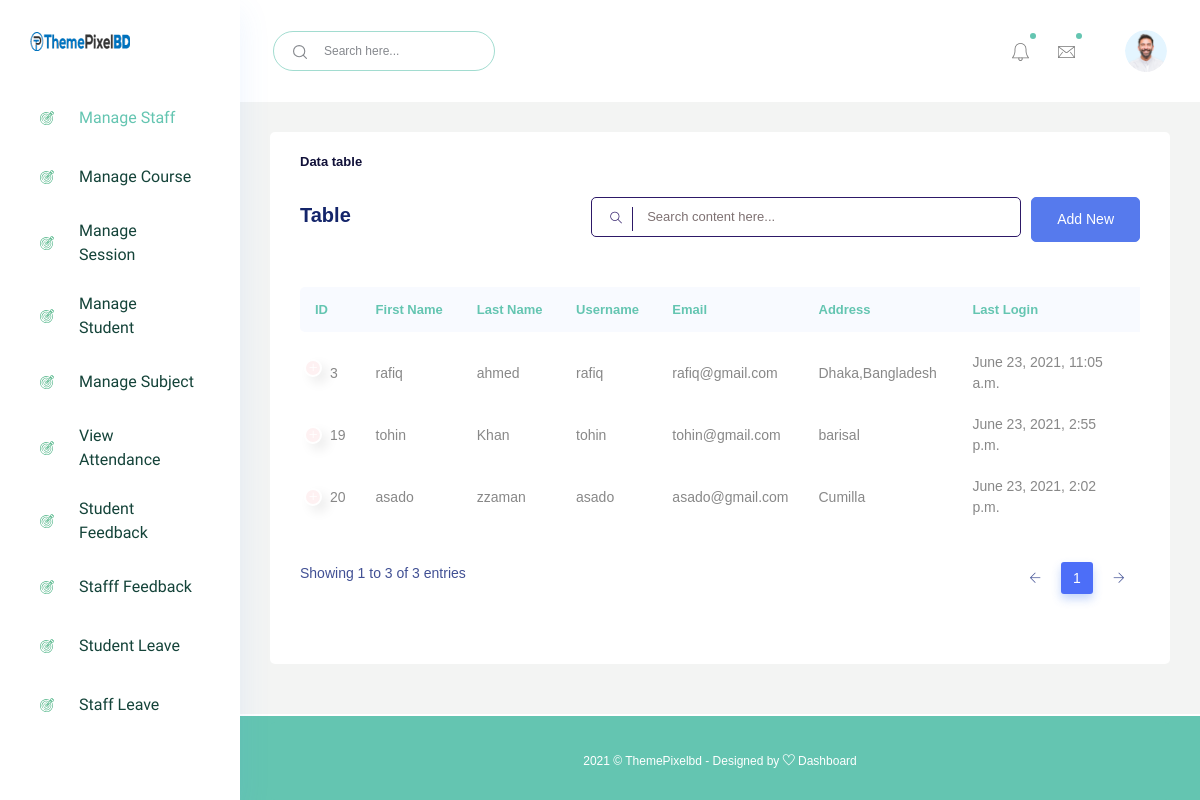
The app's page /manage_staff/ (signed in) with its own data.
### accounts/models.py (models this page shows)
class Staffs(models.Model):
    id = models.AutoField(primary_key=True)
    admin = models.OneToOneField(CustomUser, on_delete = models.CASCADE)
    address = models.TextField()
    created_at = models.DateTimeField(auto_now_add=True)
    updated_at = models.DateTimeField(auto_now=True)
    objects = models.Manager()

class CustomUser(AbstractUser):
    user_type_data = ((1, "HOD"), (2, "Staff"), (3, "Student"))
    user_type = models.CharField(default=1, choices=user_type_data, max_length=10)

### accounts/HodViews.py (the view)
# urls.py: path('manage_staff/', HodViews.manage_staff, name="manage_staff"),
def manage_staff(request):
    staffs = Staffs.objects.all()
    context = {
        "staffs": staffs
    }
    return render(request, "hod_template/manage_staff_template.html", context)

### accounts/LoginCheckMiddleWare.py (called while the page is built, shortened)
    def process_view(self, request, view_func, view_args, view_kwargs):
        modulename = view_func.__module__
        user = request.user
        if user.is_authenticated:
            if user.user_type == "1":
                if modulename == "accounts.HodViews":
                    pass
                elif modulename == "accounts.views" or modulename == "django.views.static":
                    pass
                else:
                    return redirect("admin_home")
            else:
                return redirect("login")
        else:
            if request.path == reverse("login") or request.path == reverse("doLogin"):
                pass
            else:
                return redirect("login")

### templates/hod_template/manage_staff_template.html (shortened to what this page needs)
{% extends 'hod_template/base_template.html' %}
{% block main_content %}
<div class="main_content_iner ">
    <div class="container-fluid p-0">
        <div class="row justify-content-center">
            <div class="col-lg-12">
                <div class="white_card card_height_100 mb_30">
                    <div class="white_card_header">
                        <div class="box_header m-0">
                            <div class="main-title">
                                <h3 class="m-0">Data table</h3>
                            </div>
                        </div>
                    </div>
                    <div class="white_card_body">
                        <div class="QA_section">
                            <div class="white_box_tittle list_header">
                                <h4>Table</h4>
                                <div class="box_right d-flex lms_block">
                                    <div class="serach_field_2">
                                        <div class="search_inner">
                                            <form Active="#">
                                                <div class="search_field">
                                                    <input type="text" placeholder="Search content here...">
                                                </div>
                                                <button type="submit"><i class="ti-search"></i></button>
                                            </form>
                                        </div>
                                    </div>
                                    <div class="add_button ml-10">
                                        <a href="{% url 'add_staff' %}" class="btn_1">Add New</a>
                                    </div>
                                </div>
                            </div>
                            <div class="QA_table mb_30">
                                <table class="table lms_table_active ">
                                    <thead>
                                    <tr>
                                        <th>ID</th>
                                        <th>First Name</th>
                                        <th>Last Name</th>
                                        <th>Username</th>
                                        <th>Email</th>
                                        <th>Address</th>
                                        <th>Last Login</th>
                                    </tr>
                                    </thead>
                                    <tbody>
                                    {% for staff in staffs %}
                                    <tr>
                                        <td>{{ staff.admin.id }}</td>
                                        <td>{{ staff.admin.first_name }}</td>
                                        <td>{{ staff.admin.last_name }}</td>
                                        <td>{{ staff.admin.username }}</td>
                                        <td>{{ staff.admin.email }}</td>
                                        <td>{{ staff.address }}</td>
                                        <td>{{ staff.admin.last_login }}</td>
                                    </tr>
                                    {% endfor %}
                                    </tbody>
                                </table>
                            </div>
                        </div>
                    </div>
                </div>
            </div>
        </div>
    </div>
</div>
{% endblock %}

### records on screen
Staffs: admin.id "3", admin.first_name "rafiq", admin.last_name "ahmed", admin.username "rafiq", admin.email "rafiq@gmail.com", address "Dhaka,Bangladesh", admin.last_login "June 23, 2021, 11:05 a.m."
Staffs: admin.id "19", admin.first_name "tohin", admin.last_name "Khan", admin.username "tohin", admin.email "tohin@gmail.com", address "barisal", admin.last_login "June 23, 2021, 2:55 p.m."
Staffs: admin.id "20", admin.first_name "asado", admin.last_name "zzaman", admin.username "asado", admin.email "asado@gmail.com", address "Cumilla", admin.last_login "June 23, 2021, 2:02 p.m."
